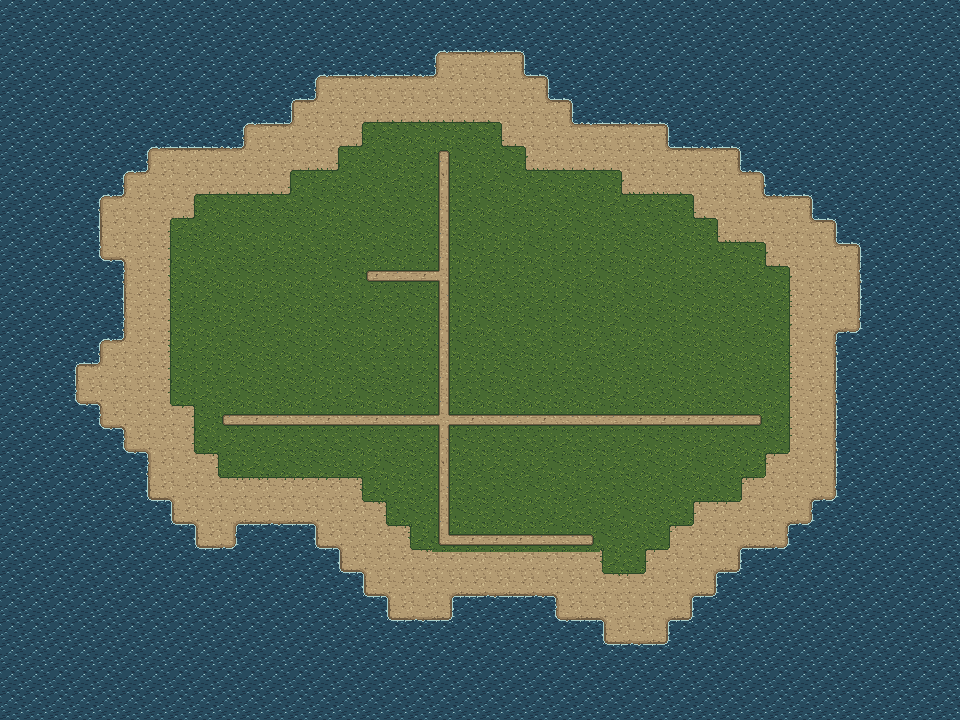

A 2D game scene composited from a Tiled map and its tileset images. What follows is a short description and the map's XML, with each tile layer's data collapsed to a summary:
An orthogonal 40x30 tile map with 24x24 px tiles, 4 tile layers (floor, land, meadow, lanes), 2 tilesets and 27 objects (22x tree, 4x house, well).

<map version="1.10" tiledversion="1.10.2" orientation="orthogonal" renderorder="right-down" width="40" height="30" tilewidth="24" tileheight="24" infinite="0" nextlayerid="7" nextobjectid="28">
 <tileset firstgid="1" name="village-tiles" tilewidth="24" tileheight="24" tilecount="75" columns="16">
  <image source="village.tiles.png" width="384" height="120" />
 </tileset>
 <tileset firstgid="100001" name="objects" tilewidth="48" tileheight="48" tilecount="4" columns="0">
  <tile id="0">
   <image width="24" height="48" source="objects/tree_b.png" />
  </tile>
  <tile id="1">
   <image width="24" height="48" source="objects/tree.png" />
  </tile>
  <tile id="2">
   <image width="48" height="48" source="objects/house.png" />
  </tile>
  <tile id="3">
   <image width="24" height="24" source="objects/well.png" />
  </tile>
 </tileset>
  <layer id="1" name="floor" width="40" height="30">
   <data>[1200 cells, 0 non-empty, 0 distinct tile ids]</data>
  </layer>
  <layer id="2" name="land" width="40" height="30">
   <data>[1200 cells, 1200 non-empty, 26 distinct tile ids]</data>
  </layer>
  <layer id="3" name="meadow" width="40" height="30">
   <data>[1200 cells, 368 non-empty, 35 distinct tile ids]</data>
  </layer>
  <layer id="4" name="lanes" width="40" height="30">
   <data>[1200 cells, 48 non-empty, 14 distinct tile ids]</data>
  </layer>
  <objectgroup id="6" name="props">
   <object id="1" name="tree" gid="100001" x="360" y="144" width="24" height="48">
    <properties>
     <property name="cell" value="15,5" />
     <property name="footprint" value="1x1" />
     <property name="anchor" value="0,0" />
     <property name="flags" value="r/b" />
    </properties>
   </object>
   <object id="2" name="tree" gid="100001" x="336" y="192" width="24" height="48">
    <properties>
     <property name="cell" value="14,7" />
     <property name="footprint" value="1x1" />
     <property name="anchor" value="0,0" />
     <property name="flags" value="r/b" />
    </properties>
   </object>
   <object id="3" name="tree" gid="100001" x="192" y="216" width="24" height="48">
    <properties>
     <property name="cell" value="8,8" />
     <property name="footprint" value="1x1" />
     <property name="anchor" value="0,0" />
     <property name="flags" value="r/b" />
    </properties>
   </object>
   <object id="4" name="tree" gid="100002" x="480" y="216" width="24" height="48">
    <properties>
     <property name="cell" value="20,8" />
     <property name="footprint" value="1x1" />
     <property name="anchor" value="0,0" />
     <property name="flags" value="r/b" />
    </properties>
   </object>
   <object id="5" name="tree" gid="100002" x="576" y="216" width="24" height="48">
    <properties>
     <property name="cell" value="24,8" />
     <property name="footprint" value="1x1" />
     <property name="anchor" value="0,0" />
     <property name="flags" value="r/b" />
    </properties>
   </object>
   <object id="6" name="tree" gid="100002" x="624" y="216" width="24" height="48">
    <properties>
     <property name="cell" value="26,8" />
     <property name="footprint" value="1x1" />
     <property name="anchor" value="0,0" />
     <property name="flags" value="r/b" />
    </properties>
   </object>
   <object id="7" name="tree" gid="100002" x="528" y="240" width="24" height="48">
    <properties>
     <property name="cell" value="22,9" />
     <property name="footprint" value="1x1" />
     <property name="anchor" value="0,0" />
     <property name="flags" value="r/b" />
    </properties>
   </object>
   <object id="8" name="house" gid="100003" x="360" y="264" width="48" height="48">
    <properties>
     <property name="cell" value="15,10" />
     <property name="footprint" value="2x2" />
     <property name="anchor" value="0,1" />
     <property name="flags" value="rr/bb" />
    </properties>
   </object>
   <object id="9" name="tree" gid="100001" x="576" y="264" width="24" height="48">
    <properties>
     <property name="cell" value="24,10" />
     <property name="footprint" value="1x1" />
     <property name="anchor" value="0,0" />
     <property name="flags" value="r/b" />
    </properties>
   </object>
   <object id="10" name="tree" gid="100001" x="288" y="288" width="24" height="48">
    <properties>
     <property name="cell" value="12,11" />
     <property name="footprint" value="1x1" />
     <property name="anchor" value="0,0" />
     <property name="flags" value="r/b" />
    </properties>
   </object>
   <object id="11" name="tree" gid="100001" x="336" y="312" width="24" height="48">
    <properties>
     <property name="cell" value="14,12" />
     <property name="footprint" value="1x1" />
     <property name="anchor" value="0,0" />
     <property name="flags" value="r/b" />
    </properties>
   </object>
   <object id="12" name="tree" gid="100001" x="456" y="312" width="24" height="48">
    <properties>
     <property name="cell" value="19,12" />
     <property name="footprint" value="1x1" />
     <property name="anchor" value="0,0" />
     <property name="flags" value="r/b" />
    </properties>
   </object>
   <object id="13" name="tree" gid="100001" x="504" y="312" width="24" height="48">
    <properties>
     <property name="cell" value="21,12" />
     <property name="footprint" value="1x1" />
     <property name="anchor" value="0,0" />
     <property name="flags" value="r/b" />
    </properties>
   </object>
   <object id="14" name="tree" gid="100002" x="720" y="336" width="24" height="48">
    <properties>
     <property name="cell" value="30,13" />
     <property name="footprint" value="1x1" />
     <property name="anchor" value="0,0" />
     <property name="flags" value="r/b" />
    </properties>
   </object>
   <object id="15" name="tree" gid="100002" x="336" y="384" width="24" height="48">
    <properties>
     <property name="cell" value="14,15" />
     <property name="footprint" value="1x1" />
     <property name="anchor" value="0,0" />
     <property name="flags" value="r/b" />
    </properties>
   </object>
   <object id="16" name="tree" gid="100002" x="648" y="384" width="24" height="48">
    <properties>
     <property name="cell" value="27,15" />
     <property name="footprint" value="1x1" />
     <property name="anchor" value="0,0" />
     <property name="flags" value="r/b" />
    </properties>
   </object>
   <object id="17" name="tree" gid="100001" x="720" y="384" width="24" height="48">
    <properties>
     <property name="cell" value="30,15" />
     <property name="footprint" value="1x1" />
     <property name="anchor" value="0,0" />
     <property name="flags" value="r/b" />
    </properties>
   </object>
   <object id="18" name="house" gid="100003" x="360" y="408" width="48" height="48">
    <properties>
     <property name="cell" value="15,16" />
     <property name="footprint" value="2x2" />
     <property name="anchor" value="0,1" />
     <property name="flags" value="rr/bb" />
    </properties>
   </object>
   <object id="19" name="tree" gid="100001" x="480" y="408" width="24" height="48">
    <properties>
     <property name="cell" value="20,16" />
     <property name="footprint" value="1x1" />
     <property name="anchor" value="0,0" />
     <property name="flags" value="r/b" />
    </properties>
   </object>
   <object id="20" name="house" gid="100003" x="528" y="408" width="48" height="48">
    <properties>
     <property name="cell" value="22,16" />
     <property name="footprint" value="2x2" />
     <property name="anchor" value="0,1" />
     <property name="flags" value="rr/bb" />
    </properties>
   </object>
   <object id="21" name="tree" gid="100001" x="216" y="456" width="24" height="48">
    <properties>
     <property name="cell" value="9,18" />
     <property name="footprint" value="1x1" />
     <property name="anchor" value="0,0" />
     <property name="flags" value="r/b" />
    </properties>
   </object>
   </objectgroup>
</map>
<!-- 6 of 27 objects omitted -->
